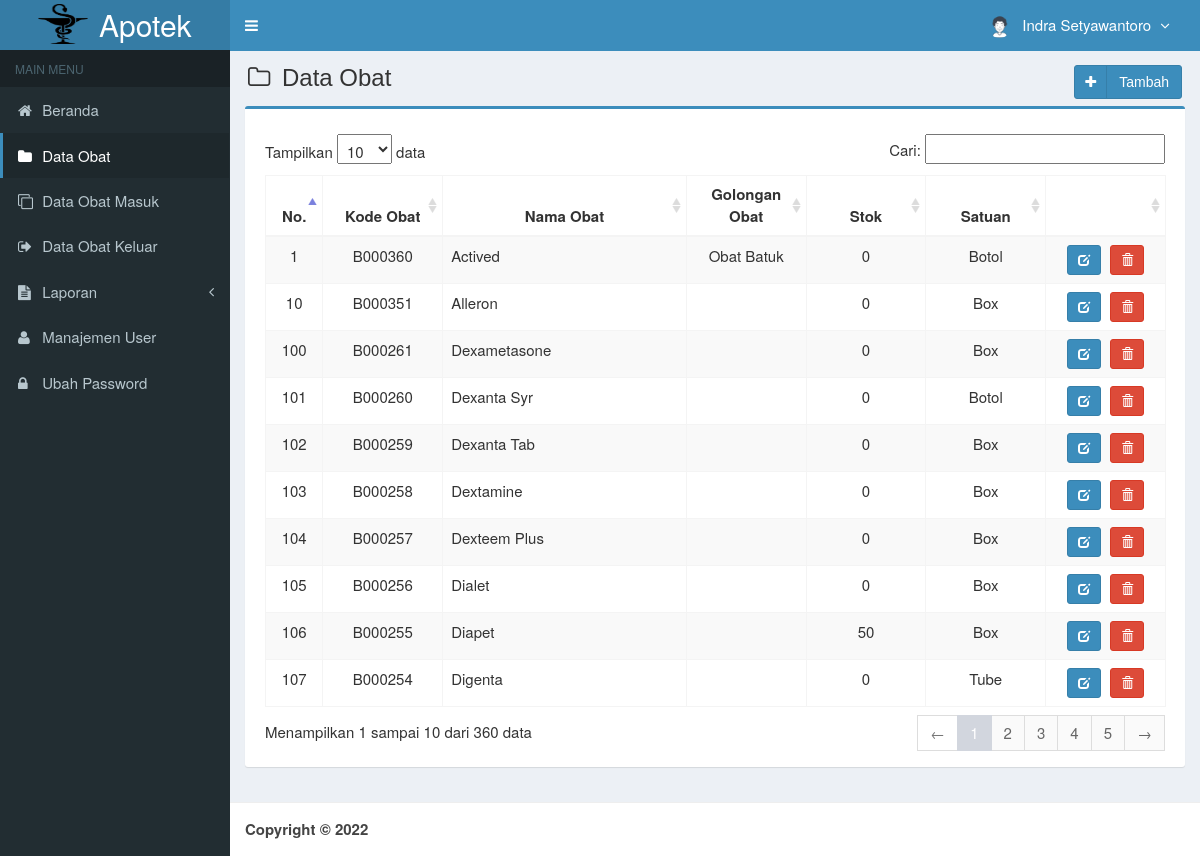
The app's page /main.php?module=obat (signed in) with its own data.
### tables this page shows
CREATE TABLE `is_users` (
  `id_user` int(3) NOT NULL,
  `username` varchar(50) NOT NULL,
  `nama_user` varchar(50) NOT NULL,
  `password` varchar(50) NOT NULL,
  `email` varchar(50) DEFAULT NULL,
  `telepon` varchar(13) DEFAULT NULL,
  `foto` varchar(100) DEFAULT NULL,
  `hak_akses` enum('Super Admin','Manajer','Gudang') NOT NULL,
  `status` enum('aktif','blokir') NOT NULL DEFAULT 'aktif',
  `created_at` timestamp NOT NULL DEFAULT CURRENT_TIMESTAMP,
  `updated_at` timestamp NOT NULL DEFAULT CURRENT_TIMESTAMP ON UPDATE CURRENT_TIMESTAMP
);

CREATE TABLE `is_obat` (
  `kode_obat` varchar(7) NOT NULL,
  `nama_obat` varchar(50) NOT NULL,
  `golongan_obat` varchar(25) NOT NULL,
  `satuan` varchar(20) NOT NULL,
  `stok` int(11) NOT NULL,
  `created_user` int(3) NOT NULL,
  `created_date` timestamp NOT NULL DEFAULT CURRENT_TIMESTAMP,
  `updated_user` int(3) NOT NULL,
  `updated_date` timestamp NOT NULL DEFAULT CURRENT_TIMESTAMP ON UPDATE CURRENT_TIMESTAMP
);

### modules/obat/view.php (the view, shortened to what this page needs)
<section class="content-header">
    <h1>
        <i class="fa fa-folder-o icon-title"></i> Data Obat
        <a class="btn btn-primary btn-social pull-right" href="?module=form_obat&form=add" title="Tambah Data"
            data-toggle="tooltip">
            <i class="fa fa-plus"></i> Tambah
        </a>
    </h1>
</section>
<section class="content">
    <div class="row">
        <div class="col-md-12">
            <div class="box box-primary">
                <div class="box-body">
                    <table id="dataTables1" class="table table-bordered table-striped table-hover">
                        <thead>
                            <tr>
                                <th class="center">No.</th>
                                <th class="center">Kode Obat</th>
                                <th class="center">Nama Obat</th>
                                <th class="center">Golongan Obat</th>
                                <th class="center">Stok</th>
                                <th class="center">Satuan</th>
                                <th></th>
                            </tr>
                        </thead>
                        <tbody>
                            <?php
              $no = 1;
              $query = mysqli_query($mysqli, "SELECT kode_obat,nama_obat,golongan_obat,satuan,stok FROM is_obat ORDER BY kode_obat DESC")
                or die('Ada kesalahan pada query tampil Data Obat: ' . mysqli_error($mysqli));
              while ($data = mysqli_fetch_assoc($query)) {
                echo "<tr>
                      <td width='30' class='center'>$no</td>
                      <td width='80' class='center'>$data[kode_obat]</td>
                      <td width='180'>$data[nama_obat]</td>
                      <td width='80' class='center'>$data[golongan_obat]</td>
                      <td width='80' align='center'>$data[stok]</td>
                      <td width='80' class='center'>$data[satuan]</td>
                      <td class='center' width='80'>
                        <div>
                          <a data-toggle='tooltip' data-placement='top' title='Ubah' style='margin-right:5px' class='btn btn-primary btn-sm' href='?module=form_obat&form=edit&id=$data[kode_obat]'>
                              <i style='color:#fff' class='glyphicon glyphicon-edit'></i>
                          </a>";
              ?>
                            <a data-toggle="tooltip" data-placement="top" title="Hapus" class="btn btn-danger btn-sm"
                                href="modules/obat/proses.php?act=delete&id=<?php echo $data['kode_obat']; ?>"
                                onclick="return confirm('Anda yakin ingin menghapus obat <?php echo $data['nama_obat']; ?> ?');">
                                <i style="color:#fff" class="glyphicon glyphicon-trash"></i>
                            </a>
                            <?php
                echo "    </div>
                      </td>
                    </tr>";
                $no++;
              }
              ?>
                        </tbody>
                    </table>
                </div>
            </div>
        </div>
    </div>
</section><!-- /.content

### top-menu.php (shortened to what this page needs)
<?php
require_once "config/database.php";
$query = mysqli_query($mysqli, "SELECT id_user, nama_user, foto, hak_akses FROM is_users WHERE id_user='$_SESSION[id_user]'")
                                or die('Ada kesalahan pada query tampil Manajemen User: '.mysqli_error($mysqli));
$data = mysqli_fetch_assoc($query);
?>
<li class="dropdown user user-menu">
  <a href="#" class="dropdown-toggle" data-toggle="dropdown">
  <?php
  if ($data['foto']=="") { ?>
    <img src="images/user/user-default.png" class="user-image" alt="User Image"/>
  <?php
  }
  else { ?>
    <img src="images/user/<?php echo $data['foto']; ?>" class="user-image" alt="User Image"/>
  <?php
  }
  ?>
    <span class="hidden-xs"><?php echo $data['nama_user']; ?> <i style="margin-left:5px" class="fa fa-angle-down"></i></span>
  </a>
</li>

### assets/css/style.css (style rules this page uses)
.btn-social *:first-child { border-right: 1px solid rgba(0, 0, 0, 0.1); bottom: 0; font-size: 1em !important; left: 0; line-height: 32px !important; position: absolute; text-align: center; top: 0; width: 32px !important; }
.content-header { padding: 15px 18px 0; position: relative; }
.center { text-align:center; }
.icon-title { margin-right: 5px; }
body { background-color: #fff; color: #333; font-size: 15px; line-height: 1.42857; }

### records on screen
is_users: foto (picture), nama_user "Indra Setyawantoro"
is_obat: kode_obat "B000360", nama_obat "Actived", golongan_obat "Obat Batuk", stok "0", satuan "Botol"
is_obat: kode_obat "B000351", nama_obat "Alleron", stok "0", satuan "Box"
is_obat: kode_obat "B000261", nama_obat "Dexametasone", stok "0", satuan "Box"
is_obat: kode_obat "B000260", nama_obat "Dexanta Syr", stok "0", satuan "Botol"
is_obat: kode_obat "B000259", nama_obat "Dexanta Tab", stok "0", satuan "Box"
is_obat: kode_obat "B000258", nama_obat "Dextamine", stok "0", satuan "Box"
is_obat: kode_obat "B000257", nama_obat "Dexteem Plus", stok "0", satuan "Box"
is_obat: kode_obat "B000256", nama_obat "Dialet", stok "0", satuan "Box"
is_obat: kode_obat "B000255", nama_obat "Diapet", stok "50", satuan "Box"
is_obat: kode_obat "B000254", nama_obat "Digenta", stok "0", satuan "Tube"
